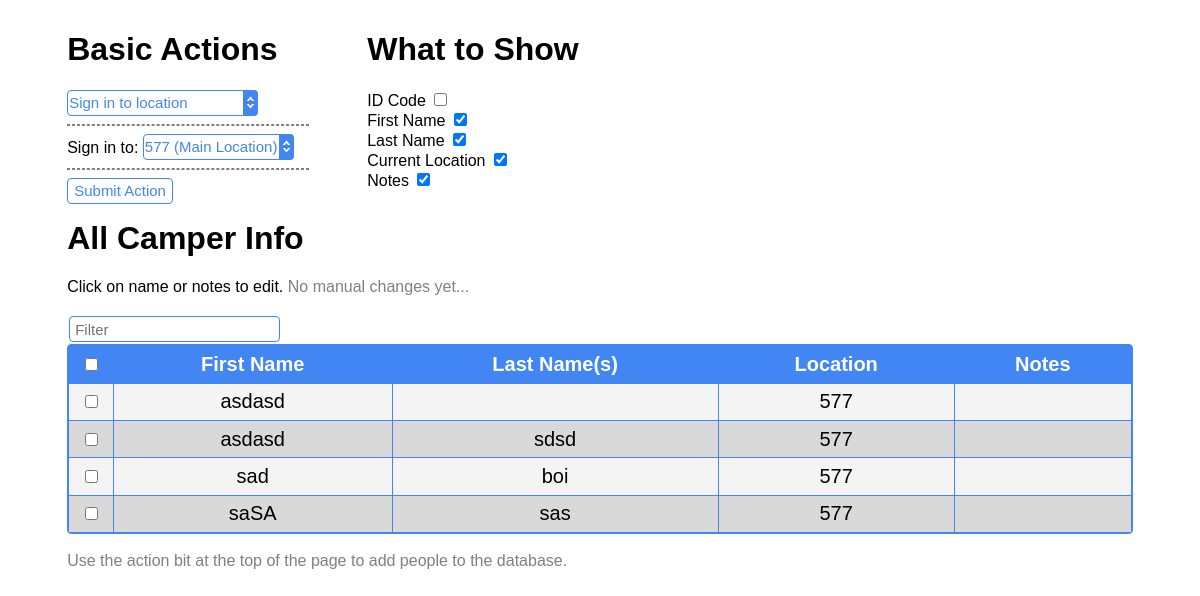
The page /index on the database as committed earlier.
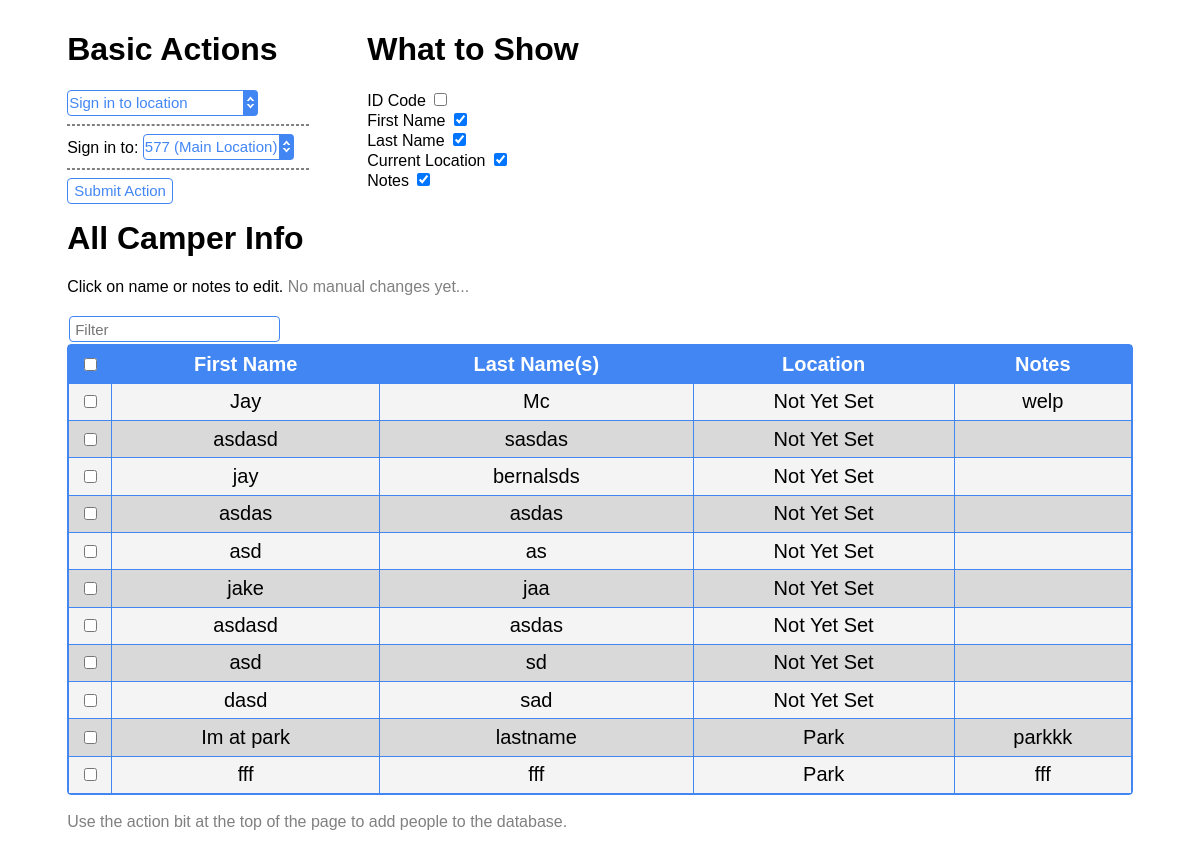
The same page on the database as committed later.
### app/data/models.py (models this page shows, shortened)
class Camper(Base):
    __tablename__ = 'campers'
    id = Column(String(id_length), primary_key=True, unique=True)
    firstname = Column(String(50))
    lastname  = Column(String(100))
    nickname  = Column(String(50))
    location  = Column(String(75))
    note      = Column(String(250))

### app/pages/main_page.py (the view)
@app.route('/')
@app.route('/index')
def index():
	check_db();
	print (db_session.query(Camper).count())
	camper_data = db_session.query(Camper)
	return render_template('viewdb.html', campers=camper_data, locations=get_locations())

### app/data/camper_editing.py (called while the page is built)
def get_locations():
	return location_list

### app/data/check.py (called while the page is built)
def db_exists():
    return os.path.isfile('./data/current.db')

def check_db():
    print ('Performing database check')
    print ('{}:'.format(db_exists()))
    if (not db_exists()):
        print('No database found. Making a new one...')
        init_db()

### app/pages/main_page.py (called while the page is built)
@app.teardown_appcontext
def shutdown_session(exception=None):
	db_session.remove()

### app/pages/scan_page.py (called while the page is built)
@app.teardown_appcontext
def shutdown_session(exception=None):
	db_session.remove()

### app/templates/viewdb.html (shortened to what this page needs)
{% extends "base.html" %}
{% block head %}
	<link rel="stylesheet" href="{{ url_for('static', filename='css/viewdb.css') }}">
{% endblock %}
{% block content %}
	<div id="actionsBlock">
		<h1> Basic Actions </h1>
		<div class="content-text">
			<form id="actionsForm">
				<select id="action-select" onchange="changeActionMeta(this)">
					<option value="sign-in"> Sign in to location </option>
				</select>
				<br>
				<div id="signin-options">
					<hr>
					<span class="content-text"> Sign in to: </span>
					<select id="location-select">
						{% for location in locations %}A
							<option value="{{location.short}}"> {{location.long}} </option>
						{% endfor %}
					</select>
				</div>
				<hr>
				<input type="submit" name="submit-change" class="submit" value="Submit Action">
			</form>
		</div>
	</div>
	<div id="visibilityBlock">
		<h1> What to Show </h1>
		<div class="content-text">
			<form id="visibilityForm">
				<label> ID Code    				<input type="checkbox"         onchange="setVisibility('id-col',this.checked)"> </label> <br>
				<label> First Name 				<input type="checkbox" checked onchange="setVisibility('fn-col',this.checked)"> </label> <br>
				<label> Last Name					<input type="checkbox" checked onchange="setVisibility('ln-col',this.checked)"> </label> <br>
				<label> Current Location	<input type="checkbox" checked onchange="setVisibility('lc-col',this.checked)"> </label> <br>
				<label> Notes							<input type="checkbox" checked onchange="setVisibility('nt-col',this.checked)"> </label> <br>
			</form>
		</div>
	</div>
	<div id="chart">
		<h1> All Camper Info </h1>
		<div class="content-text">
			Click on name or notes to edit.
			<span id="edit-save-message" class="msg">
			</span>
			<br><br>
		</div>
		<input type="text" id="filterbox" placeholder="Filter" onkeyup="filter(this.value, 'ordered')">
		<div id="chart-wrapper">
			<table>
				<thead>
					<th class="check"> <input id="select-all-box" type="checkbox" onchange="checkAll(this)"> </th>
					<th class="fn-col"> First Name</th>
					<th class="ln-col"> Last Name(s)</th>
					<th class="lc-col"> Location</th>
					<th class="nt-col"> Notes</th>
				</thead>
				<tbody>
					<form id="camperList">
						{% for camper in campers %}
						<tr id="{{camper.id}}">
							<td class="check"> <input type="checkbox" name="select-box" value="{{camper.id}}" onclick="normalCheck(this)"></td>
							<td class="fn-col editable" id="firstname"> {{camper.firstname}} </td>
							<td class="ln-col editable" id="lastname" > {{camper.lastname}} </td>
							<td class="lc-col"> {{camper.location}} </td>
							<td class="nt-col editable" id="note"    > {{camper.note}}</a> </td>
						</tr>
						{% endfor %}
					</form>
				</tbody>
			</table>
		</div>
		<div class="content-text msg">
			<br>
			Use the action bit at the top of the page to add people to the database.
		</div>
	</div>
{% endblock %}

### app/templates/base.html (shortened to what this page needs)
<html>
	<head>
		<link rel="stylesheet" href="{{ url_for('static', filename='css/syles-base.css') }}">
		{% block head %}{% endblock %}
	</head>
	<body>
		<div id="all-content">
			{% block content %}{% endblock %}
		</div>
	</body>
</html>

### app/static/css/syles-base.css (style rules this page uses)
:root { --accent-color: #4286f4; --accent-hue-shift: hue-rotate(66deg); --main-text-color: black; --contrast-text-color: white; --dim-text-color: grey; --main-text-size: 15px; --button-bg-color: white; }
select { //transition-duration: 0.1s; -webkit-appearance: none; -moz-appearance: none; appearance: none; padding-right:13px; border: 1px solid var(--accent-color); padding-left: 1px; margin-right: 1px; height: 26px; border-radius: 4px; font-size: var(--main-text-size); color: var(--accent-color); background-color: white; }
input[type~="submit"] { -webkit-transition-duration: 0.1s; transition-duration: 0.1s; background-color: var(--button-bg-color); border: 1px solid var(--accent-color); height: 26px; border-radius: 4px; font-size: var(--main-text-size); color: var(--accent-color); }
input[type~="text"] { -webkit-transition-duration: 0.1s; transition-duration: 0.1s; background-color: var(--button-bg-color); border: 1px solid var(--accent-color); height: 26px; border-radius: 4px; font-size: var(--main-text-size); //color: var(--accent-color); margin: 2px; padding: 0 5px; }
#all-content { font-family: Helvetica, Arial, sans-serif; }
@media only screen and (min-width: 500px) { #all-content { margin: 10px 5%; } }
@media only screen and (min-width: 500px) { td, th { border: 1px solid var(--accent-color);//#11111155; } }
table { font-size: 20px; border-collapse: collapse; background-color: #f4f4f4; width: 100%; }
thead { font-weight: bold; background-color: var(--accent-color);//#2567b2; color: white; }
td, th { padding: 5pt 10pt; vertical-align: middle; text-align: center; }
tbody tr:nth-child(odd) { background-color: #0000001C;//#bacce2; }
#topcheck, #listcheck, .check { position: relative; text-align: center; margin: 0; padding: 0; }

### app/static/css/viewdb.css (style rules this page uses)
#actionsBlock { float: left; display: block; width: 300px; }
#visibilityBlock { float: left; display: block; }
#chart { clear: both; }
.msg { color: grey; }
hr { display: block; margin-top: 0.5em; margin-bottom: 0.5em; width: 80%; margin-left: 0; border: 1px dashed grey; }
#chart-wrapper { border-radius: 4px; border: 1.5px solid var(--accent-color); }

Rows that differ between the two databases and show on the page:
changed Camper: firstname "sad" → "Jay"; lastname "boi" → "Mc"; location "577" → "Not Yet Set"; note (not shown) → "welp"; moves up the list
changed Camper: lastname (not shown) → "sasdas"; location "577" → "Not Yet Set"
changed Camper: firstname "asdasd" → "jay"; lastname "sdsd" → "bernalsds"; location "577" → "Not Yet Set"
changed Camper (number 4 of 11 on the later page): firstname "saSA" → "asdas"; lastname "sas" → "asdas"; location "577" → "Not Yet Set"
added Camper: firstname "asd", lastname "as", location "Not Yet Set"
added Camper: firstname "jake", lastname "jaa", location "Not Yet Set"
added Camper: firstname "asdasd", lastname "asdas", location "Not Yet Set"
added Camper: firstname "asd", lastname "sd", location "Not Yet Set"
added Camper: firstname "dasd", lastname "sad", location "Not Yet Set"
added Camper: firstname "Im at park", lastname "lastname", location "Park", note "parkkk"
added Camper: firstname "fff", lastname "fff", location "Park", note "fff"
